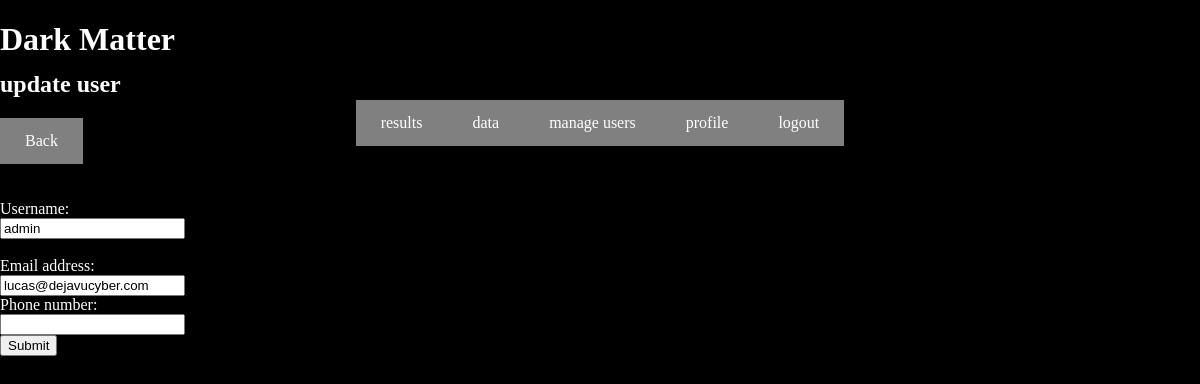
Before: /accounts/update_user (signed in) with the older database file.
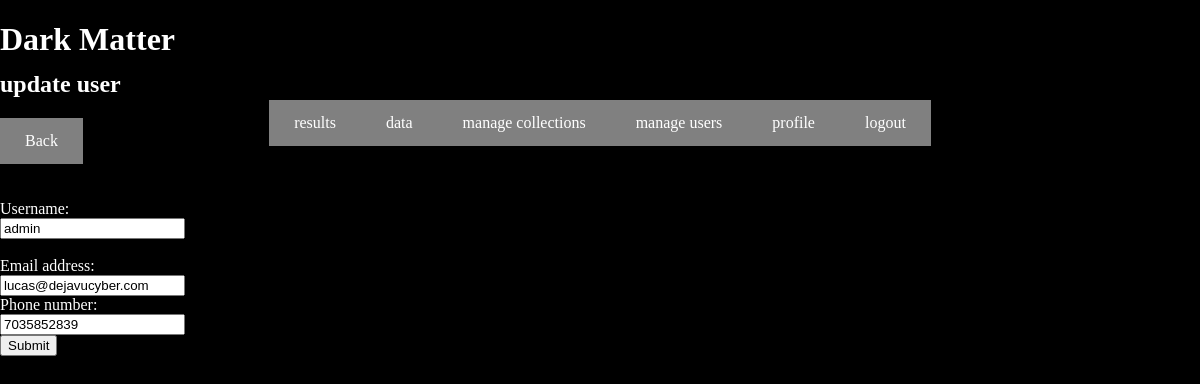
After: the same page with the newer database file.
### users/models.py (models this page shows)
class User(AbstractUser):
    phone_number = models.CharField(max_length=20)
    collection_manager = models.BooleanField(default=False)

### users/views.py (the view, shortened to what this page needs)
# urls.py: path("accounts/update_user", update_user, name="update user"),
@login_required()
def update_user(request, username=None):
    if request.method == "GET" and username is not None:
        return render(
            request, "users/update_user.html",
            {"form": admin_update_user_form(instance=User.objects.get(username=username)), "errors" : None}
        )
    elif request.method == "GET":
        return render(
            request, "users/update_user.html",
            {"form": update_user_form(instance=request.user), "errors": None}
        )

### users/forms.py
class update_user_form(ModelForm):
    class Meta():
        model = User
        fields = ("username","email","phone_number")

### users/templates/users/update_user.html (shortened to what this page needs)
<!DOCTYPE html>
<html lang="en">
{% extends 'base.html' %}
{% block update_user %}
<h2>update user</h2>
<form method="post" style="position:absolute; z-index:100; top:200px;">
    {{form}}
    <input type="submit" value="Submit">
</form>
{% if request.user.is_superuser %}
<a href="{% url 'manage_users' %}">Back</a>
{% else %}
<a href="{% url 'dashboard' %}">Back to profile</a>
{% endif %}
{% endblock %}

Changed rows visible on the page:
changed User "admin": collection_manager False → True (drawn); phone_number (not shown) → "7035852839"
Other visible differences:
text now shown: "manage collections"
